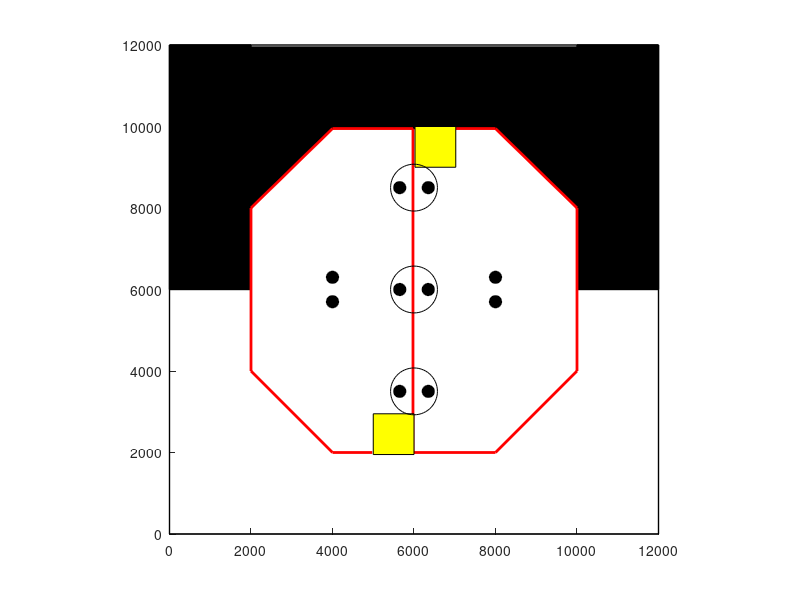

The MATLAB source for this figure:
function [ ]=map_cspace()
rectangle('Position',[0,0,12000,12000],'LineWidth',1,'LineStyle','-');
hold on;
rectangle('Position',[0,6000,2000,6000],'LineWidth',1,'LineStyle','-','FaceColor','black');
hold on;
rectangle('Position',[10000,6000,2000,6000],'LineWidth',1,'LineStyle','-','FaceColor','black');
hold on;
rectangle('Position',[2000,9950,8000,2000],'LineWidth',1,'LineStyle','-','FaceColor','black');
hold on;

triangle_x=[2000,2000,4000,2000];
triangle_y=[9950,8000,9950,9950];
fill(triangle_x,triangle_y,'black');
hold on;
triangle_x=[10000,10000,8000,10000];
triangle_y=[9950,8000,9950,9950];
fill(triangle_x,triangle_y,'black');
hold on;

x=[4975 4000 2000 2000 4000 5975 5975 8000 10000 10000 8000 7025];
y=[2000 2000 4000 8000 9950 9950 2000 2000 4000 8000 9950 9950];
plot(x,y,'LineWidth',2,'color','r');

rectangle('Position',[5000,1950,1000,1000],'LineStyle','-','FaceColor','yellow');
hold on;
rectangle('Position',[6025,9000,1000,1000],'LineStyle','-','FaceColor','yellow');
hold on;

rectangle('Position',[4000-150,5700-150,2*150,2*150],'Curvature',[1,1],'FaceColor','black');
rectangle('Position',[4000-150,6300-150,2*150,2*150],'Curvature',[1,1],'FaceColor','black');
rectangle('Position',[5650-150,3500-150,2*150,2*150],'Curvature',[1,1],'FaceColor','black');
rectangle('Position',[5650-150,6000-150,2*150,2*150],'Curvature',[1,1],'FaceColor','black');
rectangle('Position',[5650-150,8500-150,2*150,2*150],'Curvature',[1,1],'FaceColor','black');
rectangle('Position',[8000-150,5700-150,2*150,2*150],'Curvature',[1,1],'FaceColor','black');
rectangle('Position',[8000-150,6300-150,2*150,2*150],'Curvature',[1,1],'FaceColor','black');
rectangle('Position',[6350-150,3500-150,2*150,2*150],'Curvature',[1,1],'FaceColor','black');
rectangle('Position',[6350-150,6000-150,2*150,2*150],'Curvature',[1,1],'FaceColor','black');
rectangle('Position',[6350-150,8500-150,2*150,2*150],'Curvature',[1,1],'FaceColor','black');

rectangle('Position',[6000-575,8500-575,2*575,2*575],'Curvature',[1,1]);
rectangle('Position',[6000-575,6000-575,2*575,2*575],'Curvature',[1,1]);
rectangle('Position',[6000-575,3500-575,2*575,2*575],'Curvature',[1,1]);

axis equal;
axis([0 12000 0 12000]);

end


